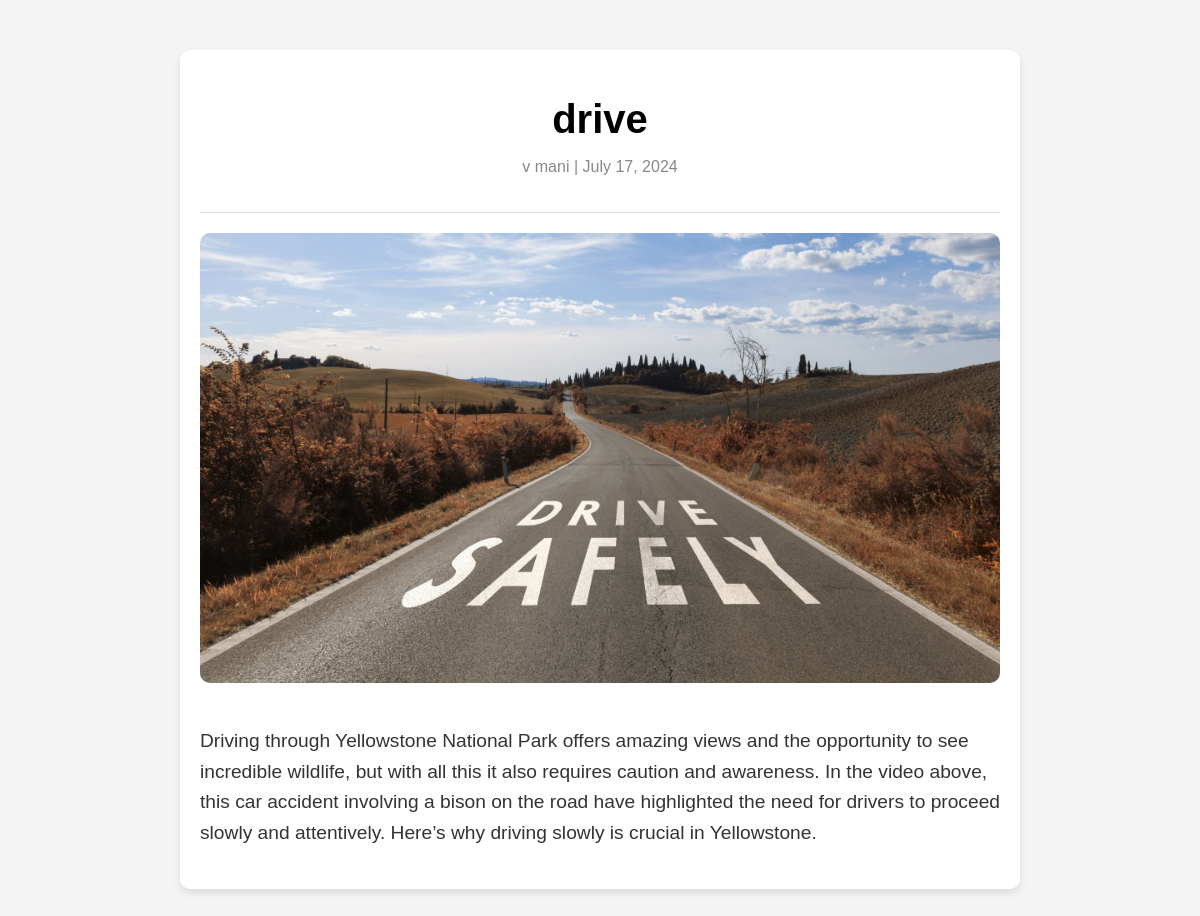
The page /posts/drive on the database its author committed.
### blog/models.py (models this page shows)
class Post(models.Model):
    title=models.CharField(max_length=50)
    tag=models.ManyToManyField(Tag)
    author=models.ForeignKey(Author,on_delete=models.CASCADE)
    image=models.ImageField(upload_to='photos', height_field=None, width_field=None, max_length=None)
    date=models.DateField(auto_now=False, auto_now_add=False)
    content=models.TextField()
    slug=models.SlugField()
    def __str__(self):
        return self.title

class Author(models.Model):
    first_name=models.CharField(max_length=50)
    last_name=models.CharField(max_length=50)
    def name(self):
        return f'{self.first_name} {self.last_name}'
    def __str__(self) -> str:
        return self.name()

### blog/views.py (the view)
# urls.py: path('posts/<slug:slug>',views.post_details,name='post_details'),
def post_details(request,slug):
    post=Post.objects.get(slug=slug)
    print(post)
    return render(request,'blog.html',{'post':post})

### blog/templates/blog.html (shortened to what this page needs)
{% load static %}
<!DOCTYPE html>
<html lang="en">
<head>
    <link rel="stylesheet" href={% static "blog.css" %}>
</head>
<body>
    <div class="blog-container">
        <div class="blog-header">
            <h1 class="blog-title">{{post.title}}</h1>
            <p class="blog-meta">{{post.author}} | {{post.date}}</p>
        </div>
        <div class="blog-image">
            <img src={{post.image.url}} alt="Mountains">
        </div>
        <div class="blog-content">
            <p>
                {{post.content}}
            </p>
        </div>
    </div>
</body>
</html>

### blog/static/blog.css (style rules this page uses)
body { font-family: 'Arial', sans-serif; margin: 0; padding: 0; background-color: #f4f4f4; }
.blog-container { width: 90%; max-width: 800px; margin: 50px auto; background-color: white; border-radius: 10px; box-shadow: 0 4px 8px rgba(0,0,0,0.1); padding: 20px; }
.blog-header { text-align: center; border-bottom: 1px solid #ddd; padding-bottom: 20px; }
.blog-title { font-size: 2.5em; margin-bottom: 10px; }
.blog-meta { font-size: 1em; color: #888; }
.blog-image img { width: 100%; height: auto; border-radius: 10px; margin: 20px 0; }
.blog-content { font-size: 1.2em; line-height: 1.6; color: #333; }
.blog-content p { margin-bottom: 20px; }

### rows shown on the page
Post: title "drive", author "v mani", date "July 17, 2024", image (picture), content "Driving through Yellowstone National Park offers amazing views and the opportunity to see incredible wildlife, but with all this it also requires caution and awareness. In the video above, this car accident involving a bison on the road have highlighted the need for drivers to proceed slowly and attentively. Here’s why driving slowly is crucial in Yellowstone."
